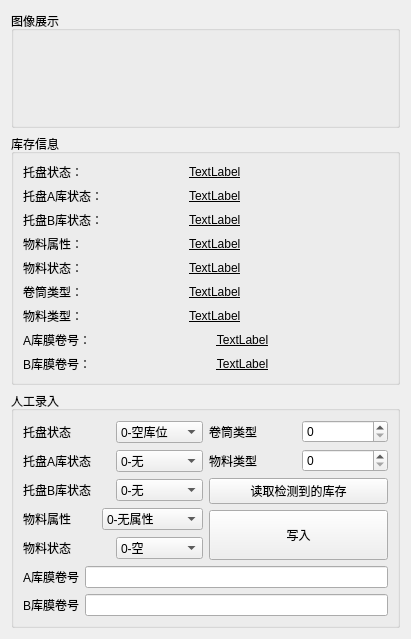
<?xml version="1.0" encoding="UTF-8"?>
<ui version="4.0">
 <class>Form</class>
 <widget class="QWidget" name="Form">
  <property name="geometry">
   <rect>
    <x>0</x>
    <y>0</y>
    <width>411</width>
    <height>639</height>
   </rect>
  </property>
  <property name="windowTitle">
   <string>Form</string>
  </property>
  <layout class="QVBoxLayout" name="verticalLayout_6" stretch="1,1,1">
   <item>
    <widget class="QGroupBox" name="groupBox_display">
     <property name="title">
      <string>图像展示</string>
     </property>
    </widget>
   </item>
   <item>
    <widget class="QGroupBox" name="groupBox">
     <property name="title">
      <string>库存信息</string>
     </property>
     <layout class="QVBoxLayout" name="verticalLayout_2">
      <item>
       <layout class="QHBoxLayout" name="horizontalLayout_8">
        <item>
         <layout class="QVBoxLayout" name="verticalLayout">
          <item>
           <layout class="QHBoxLayout" name="horizontalLayout">
            <item>
             <widget class="QLabel" name="label">
              <property name="text">
               <string>托盘状态：</string>
              </property>
             </widget>
            </item>
            <item>
             <widget class="QLabel" name="label_Rack_TrayStatus">
              <property name="font">
               <font>
                <underline>true</underline>
               </font>
              </property>
              <property name="text">
               <string>TextLabel</string>
              </property>
             </widget>
            </item>
           </layout>
          </item>
          <item>
           <layout class="QHBoxLayout" name="horizontalLayout_3">
            <item>
             <widget class="QLabel" name="label_5">
              <property name="text">
               <string>托盘A库状态：</string>
              </property>
             </widget>
            </item>
            <item>
             <widget class="QLabel" name="label_Rack_TrayStatusA">
              <property name="font">
               <font>
                <underline>true</underline>
               </font>
              </property>
              <property name="text">
               <string>TextLabel</string>
              </property>
             </widget>
            </item>
           </layout>
          </item>
          <item>
           <layout class="QHBoxLayout" name="horizontalLayout_4">
            <item>
             <widget class="QLabel" name="label_7">
              <property name="text">
               <string>托盘B库状态：</string>
              </property>
             </widget>
            </item>
            <item>
             <widget class="QLabel" name="label_Rack_TrayStatusB">
              <property name="font">
               <font>
                <underline>true</underline>
               </font>
              </property>
              <property name="text">
               <string>TextLabel</string>
              </property>
             </widget>
            </item>
           </layout>
          </item>
          <item>
           <layout class="QHBoxLayout" name="horizontalLayout_2">
            <item>
             <widget class="QLabel" name="label_3">
              <property name="text">
               <string>物料属性：</string>
              </property>
             </widget>
            </item>
            <item>
             <widget class="QLabel" name="label_Rack_MaterialAttribute">
              <property name="font">
               <font>
                <underline>true</underline>
               </font>
              </property>
              <property name="text">
               <string>TextLabel</string>
              </property>
             </widget>
            </item>
           </layout>
          </item>
          <item>
           <layout class="QHBoxLayout" name="horizontalLayout_5">
            <item>
             <widget class="QLabel" name="label_9">
              <property name="text">
               <string>物料状态：</string>
              </property>
             </widget>
            </item>
            <item>
             <widget class="QLabel" name="label_Rack_MaterialState">
              <property name="font">
               <font>
                <underline>true</underline>
               </font>
              </property>
              <property name="text">
               <string>TextLabel</string>
              </property>
             </widget>
            </item>
           </layout>
          </item>
          <item>
           <layout class="QHBoxLayout" name="horizontalLayout_7">
            <item>
             <widget class="QLabel" name="label_13">
              <property name="text">
               <string>卷筒类型：</string>
              </property>
             </widget>
            </item>
            <item>
             <widget class="QLabel" name="label_Rack_RollerType">
              <property name="font">
               <font>
                <underline>true</underline>
               </font>
              </property>
              <property name="text">
               <string>TextLabel</string>
              </property>
             </widget>
            </item>
           </layout>
          </item>
          <item>
           <layout class="QHBoxLayout" name="horizontalLayout_6">
            <item>
             <widget class="QLabel" name="label_11">
              <property name="text">
               <string>物料类型：</string>
              </property>
             </widget>
            </item>
            <item>
             <widget class="QLabel" name="label_Rack_MaterialType">
              <property name="font">
               <font>
                <underline>true</underline>
               </font>
              </property>
              <property name="text">
               <string>TextLabel</string>
              </property>
             </widget>
            </item>
           </layout>
          </item>
         </layout>
        </item>
        <item>
         <spacer name="horizontalSpacer">
          <property name="orientation">
           <enum>Qt::Orientation::Horizontal</enum>
          </property>
          <property name="sizeType">
           <enum>QSizePolicy::Policy::Preferred</enum>
          </property>
          <property name="sizeHint" stdset="0">
           <size>
            <width>40</width>
            <height>20</height>
           </size>
          </property>
         </spacer>
        </item>
       </layout>
      </item>
      <item>
       <layout class="QHBoxLayout" name="horizontalLayout_9" stretch="0,0">
        <item>
         <widget class="QLabel" name="label_15">
          <property name="text">
           <string>A库膜卷号：</string>
          </property>
         </widget>
        </item>
        <item>
         <widget class="QLabel" name="label_Rack_RollerNumberA">
          <property name="sizePolicy">
           <sizepolicy hsizetype="Expanding" vsizetype="Preferred">
            <horstretch>0</horstretch>
            <verstretch>0</verstretch>
           </sizepolicy>
          </property>
          <property name="font">
           <font>
            <underline>true</underline>
           </font>
          </property>
          <property name="text">
           <string>TextLabel</string>
          </property>
          <property name="alignment">
           <set>Qt::AlignmentFlag::AlignCenter</set>
          </property>
         </widget>
        </item>
       </layout>
      </item>
      <item>
       <layout class="QHBoxLayout" name="horizontalLayout_10">
        <item>
         <widget class="QLabel" name="label_17">
          <property name="text">
           <string>B库膜卷号：</string>
          </property>
         </widget>
        </item>
        <item>
         <widget class="QLabel" name="label_Rack_RollerNumberB">
          <property name="sizePolicy">
           <sizepolicy hsizetype="Expanding" vsizetype="Preferred">
            <horstretch>0</horstretch>
            <verstretch>0</verstretch>
           </sizepolicy>
          </property>
          <property name="font">
           <font>
            <underline>true</underline>
           </font>
          </property>
          <property name="text">
           <string>TextLabel</string>
          </property>
          <property name="alignment">
           <set>Qt::AlignmentFlag::AlignCenter</set>
          </property>
         </widget>
        </item>
       </layout>
      </item>
      <item>
       <spacer name="verticalSpacer_2">
        <property name="orientation">
         <enum>Qt::Orientation::Vertical</enum>
        </property>
        <property name="sizeHint" stdset="0">
         <size>
          <width>20</width>
          <height>40</height>
         </size>
        </property>
       </spacer>
      </item>
     </layout>
    </widget>
   </item>
   <item>
    <widget class="QGroupBox" name="groupBox_2">
     <property name="title">
      <string>人工录入</string>
     </property>
     <layout class="QVBoxLayout" name="verticalLayout_5">
      <item>
       <layout class="QHBoxLayout" name="horizontalLayout_20">
        <item>
         <layout class="QVBoxLayout" name="verticalLayout_3">
          <item>
           <layout class="QHBoxLayout" name="horizontalLayout_11">
            <item>
             <widget class="QLabel" name="label_19">
              <property name="text">
               <string>托盘状态</string>
              </property>
             </widget>
            </item>
            <item>
             <widget class="QComboBox" name="comboBox_Rack_TrayStatus_w">
              <item>
               <property name="text">
                <string>0-空库位</string>
               </property>
              </item>
              <item>
               <property name="text">
                <string>1-空托盘</string>
               </property>
              </item>
              <item>
               <property name="text">
                <string>2-单空筒</string>
               </property>
              </item>
              <item>
               <property name="text">
                <string>3-双空筒</string>
               </property>
              </item>
              <item>
               <property name="text">
                <string>4-单实料</string>
               </property>
              </item>
              <item>
               <property name="text">
                <string>5-双实料</string>
               </property>
              </item>
             </widget>
            </item>
           </layout>
          </item>
          <item>
           <layout class="QHBoxLayout" name="horizontalLayout_13">
            <item>
             <widget class="QLabel" name="label_21">
              <property name="text">
               <string>托盘A库状态</string>
              </property>
             </widget>
            </item>
            <item>
             <widget class="QComboBox" name="comboBox_Rack_TrayStatusA_w">
              <item>
               <property name="text">
                <string>0-无</string>
               </property>
              </item>
              <item>
               <property name="text">
                <string>1-空库位</string>
               </property>
              </item>
              <item>
               <property name="text">
                <string>2-空卷筒</string>
               </property>
              </item>
              <item>
               <property name="text">
                <string>3-有实料</string>
               </property>
              </item>
             </widget>
            </item>
           </layout>
          </item>
          <item>
           <layout class="QHBoxLayout" name="horizontalLayout_14">
            <item>
             <widget class="QLabel" name="label_22">
              <property name="text">
               <string>托盘B库状态</string>
              </property>
             </widget>
            </item>
            <item>
             <widget class="QComboBox" name="comboBox_Rack_TrayStatusB_w">
              <item>
               <property name="text">
                <string>0-无</string>
               </property>
              </item>
              <item>
               <property name="text">
                <string>1-空库位</string>
               </property>
              </item>
              <item>
               <property name="text">
                <string>2-空卷筒</string>
               </property>
              </item>
              <item>
               <property name="text">
                <string>3-有实料</string>
               </property>
              </item>
             </widget>
            </item>
           </layout>
          </item>
          <item>
           <layout class="QHBoxLayout" name="horizontalLayout_12">
            <item>
             <widget class="QLabel" name="label_20">
              <property name="text">
               <string>物料属性</string>
              </property>
             </widget>
            </item>
            <item>
             <widget class="QComboBox" name="comboBox_Rack_MaterialAttribute_w">
              <item>
               <property name="text">
                <string>0-无属性</string>
               </property>
              </item>
              <item>
               <property name="text">
                <string>1-亮面顺时针</string>
               </property>
              </item>
              <item>
               <property name="text">
                <string>2-亮面逆时针</string>
               </property>
              </item>
              <item>
               <property name="text">
                <string>3-暗面顺时针</string>
               </property>
              </item>
              <item>
               <property name="text">
                <string>4-暗面逆时针</string>
               </property>
              </item>
             </widget>
            </item>
           </layout>
          </item>
          <item>
           <layout class="QHBoxLayout" name="horizontalLayout_15">
            <item>
             <widget class="QLabel" name="label_23">
              <property name="text">
               <string>物料状态</string>
              </property>
             </widget>
            </item>
            <item>
             <widget class="QComboBox" name="comboBox_Rack_MaterialState_w">
              <item>
               <property name="text">
                <string>0-空</string>
               </property>
              </item>
              <item>
               <property name="text">
                <string>1-NG</string>
               </property>
              </item>
              <item>
               <property name="text">
                <string>2-OK</string>
               </property>
              </item>
             </widget>
            </item>
           </layout>
          </item>
         </layout>
        </item>
        <item>
         <layout class="QVBoxLayout" name="verticalLayout_4">
          <item>
           <layout class="QHBoxLayout" name="horizontalLayout_16">
            <item>
             <widget class="QLabel" name="label_24">
              <property name="text">
               <string>卷筒类型</string>
              </property>
             </widget>
            </item>
            <item>
             <widget class="QSpinBox" name="spinBox_Rack_RollerType_w">
              <property name="maximum">
               <number>999</number>
              </property>
             </widget>
            </item>
           </layout>
          </item>
          <item>
           <layout class="QHBoxLayout" name="horizontalLayout_17">
            <item>
             <widget class="QLabel" name="label_25">
              <property name="text">
               <string>物料类型</string>
              </property>
             </widget>
            </item>
            <item>
             <widget class="QSpinBox" name="spinBox_Rack_MaterialType_w">
              <property name="maximum">
               <number>999</number>
              </property>
             </widget>
            </item>
           </layout>
          </item>
          <item>
           <widget class="QPushButton" name="pushButton_write_prev">
            <property name="text">
             <string>读取检测到的库存</string>
            </property>
           </widget>
          </item>
          <item>
           <spacer name="verticalSpacer">
            <property name="orientation">
             <enum>Qt::Orientation::Vertical</enum>
            </property>
            <property name="sizeHint" stdset="0">
             <size>
              <width>20</width>
              <height>40</height>
             </size>
            </property>
           </spacer>
          </item>
          <item>
           <widget class="QPushButton" name="pushButton_write">
            <property name="minimumSize">
             <size>
              <width>0</width>
              <height>50</height>
             </size>
            </property>
            <property name="maximumSize">
             <size>
              <width>16777215</width>
              <height>100</height>
             </size>
            </property>
            <property name="text">
             <string>写入</string>
            </property>
           </widget>
          </item>
         </layout>
        </item>
       </layout>
      </item>
      <item>
       <layout class="QHBoxLayout" name="horizontalLayout_19">
        <item>
         <widget class="QLabel" name="label_27">
          <property name="text">
           <string>A库膜卷号</string>
          </property>
         </widget>
        </item>
        <item>
         <widget class="QLineEdit" name="lineEdit_Rack_RollerNumberA_w">
          <property name="maxLength">
           <number>30</number>
          </property>
         </widget>
        </item>
       </layout>
      </item>
      <item>
       <layout class="QHBoxLayout" name="horizontalLayout_18">
        <item>
         <widget class="QLabel" name="label_26">
          <property name="text">
           <string>B库膜卷号</string>
          </property>
         </widget>
        </item>
        <item>
         <widget class="QLineEdit" name="lineEdit_Rack_RollerNumberB_w">
          <property name="maxLength">
           <number>30</number>
          </property>
         </widget>
        </item>
       </layout>
      </item>
      <item>
       <spacer name="verticalSpacer_3">
        <property name="orientation">
         <enum>Qt::Orientation::Vertical</enum>
        </property>
        <property name="sizeHint" stdset="0">
         <size>
          <width>20</width>
          <height>40</height>
         </size>
        </property>
       </spacer>
      </item>
     </layout>
    </widget>
   </item>
  </layout>
 </widget>
 <resources/>
 <connections/>
</ui>
